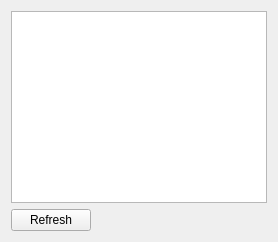
         <widget class="QWidget" name="ReviewITab">
          <attribute name="title">
           <string>Review &amp;ID</string>
          </attribute>
          <layout class="QVBoxLayout" name="verticalLayout_18">
           <item>
            <widget class="QTableWidget" name="reviewIDTW">
             <property name="editTriggers">
              <set>QAbstractItemView::EditTrigger::NoEditTriggers</set>
             </property>
             <property name="alternatingRowColors">
              <bool>true</bool>
             </property>
             <property name="sortingEnabled">
              <bool>true</bool>
             </property>
             <attribute name="horizontalHeaderStretchLastSection">
              <bool>true</bool>
             </attribute>
             <attribute name="verticalHeaderVisible">
              <bool>false</bool>
             </attribute>
            </widget>
           </item>
           <item>
            <widget class="QFrame" name="frame_4">
             <layout class="QHBoxLayout" name="horizontalLayout_26">
              <property name="leftMargin">
               <number>0</number>
              </property>
              <property name="topMargin">
               <number>0</number>
              </property>
              <property name="rightMargin">
               <number>0</number>
              </property>
              <property name="bottomMargin">
               <number>0</number>
              </property>
              <item>
               <widget class="QPushButton" name="refreshReviewIDButton">
                <property name="text">
                 <string>Refresh</string>
                </property>
               </widget>
              </item>
              <item>
               <spacer name="horizontalSpacer_12">
                <property name="orientation">
                 <enum>Qt::Orientation::Horizontal</enum>
                </property>
                <property name="sizeHint" stdset="0">
                 <size>
                  <width>40</width>
                  <height>20</height>
                 </size>
                </property>
               </spacer>
              </item>
             </layout>
            </widget>
           </item>
          </layout>
         </widget>
